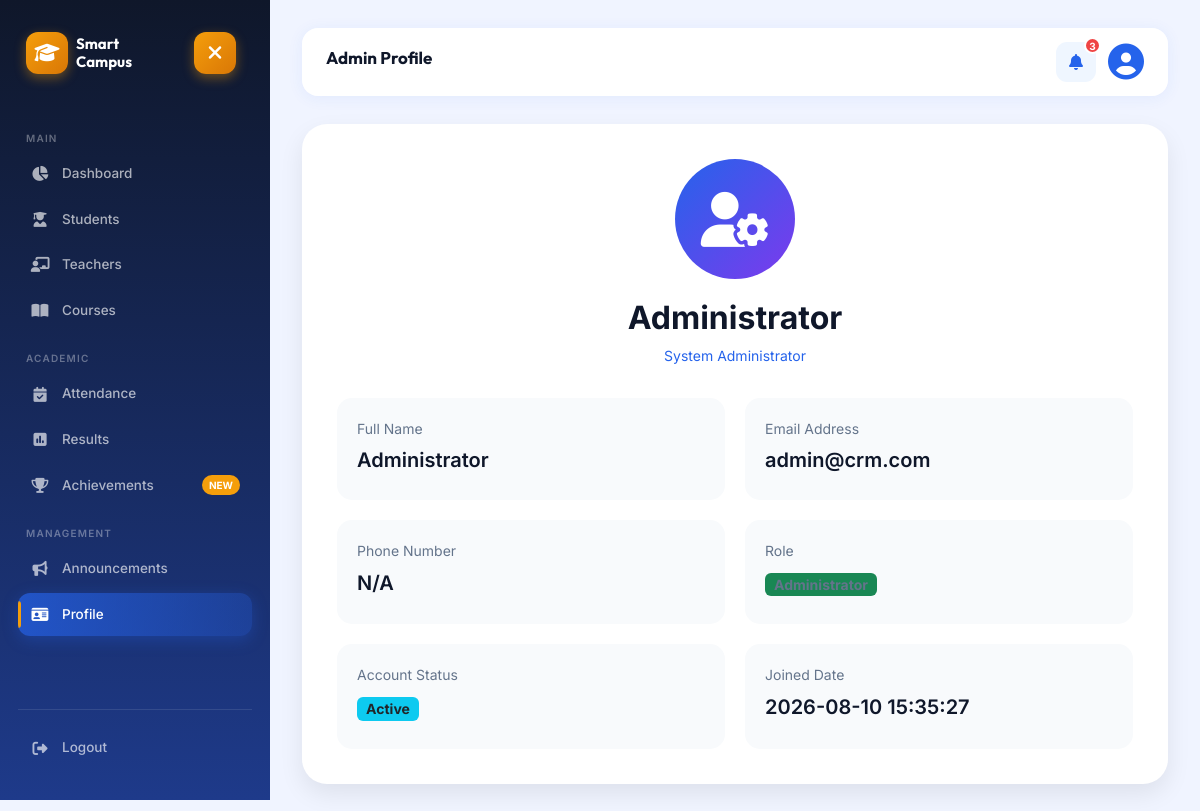
Screenshot of /admin/profile.php (signed in) with the database file from the repository.
### tables this page shows
CREATE TABLE IF NOT EXISTS `users` (
  `id` INT AUTO_INCREMENT PRIMARY KEY,
  `college_id` INT DEFAULT 1,
  `college_name` VARCHAR(150) DEFAULT 'Smart Campus Main Institute',
  `first_name` VARCHAR(50),
  `last_name` VARCHAR(50),
  `full_name` VARCHAR(100) NOT NULL,
  `email` VARCHAR(100) UNIQUE NOT NULL,
  `password` VARCHAR(255) NOT NULL,
  `role` ENUM('admin','teacher','student','parent') NOT NULL DEFAULT 'student',
  `status` VARCHAR(20) DEFAULT 'Active',
  `created_at` TIMESTAMP DEFAULT CURRENT_TIMESTAMP
);

### admin/profile.php (the view, shortened to what this page needs)
<?php
include "../config/db.php";
$email = $_SESSION['email'];
$stmt = $conn->prepare("SELECT * FROM users WHERE email=? AND role='admin'");
$stmt->bind_param("s", $email);
$stmt->execute();
$adminUser = $stmt->get_result()->fetch_assoc();
?>
<!DOCTYPE html>
<html>
<head>
<link href="https://cdn.jsdelivr.net/npm/bootstrap@5.3.3/dist/css/bootstrap.min.css" rel="stylesheet">
<link rel="stylesheet" href="https://cdnjs.cloudflare.com/ajax/libs/font-awesome/6.5.2/css/all.min.css">
<link rel="stylesheet" href="../assets/css/dashboard.css">
</head>
<body>
<?php include "../includes/sidebar.php"; ?>
<div class="main">
<?php
include "../includes/topbar.php";
?>
<div class="profile-container mt-4">
    <div class="profile-header">
        <div class="profile-icon">
            <i class="fa-solid fa-user-gear"></i>
        </div>
        <h2><?php echo htmlspecialchars($adminUser['full_name']); ?></h2>
        <p class="text-primary font-weight-bold">System Administrator</p>
    </div>
    <div class="info-grid">
        <div class="info-card">
            <span>Full Name</span>
            <h5><?php echo htmlspecialchars($adminUser['full_name']); ?></h5>
        </div>
        <div class="info-card">
            <span>Email Address</span>
            <h5><?php echo htmlspecialchars($adminUser['email']); ?></h5>
        </div>
        <div class="info-card">
            <span>Phone Number</span>
            <h5><?php echo htmlspecialchars($adminUser['phone'] ?? 'N/A'); ?></h5>
        </div>
        <div class="info-card">
            <span>Role</span>
            <h5><span class="badge bg-success">Administrator</span></h5>
        </div>
        <div class="info-card">
            <span>Account Status</span>
            <h5><span class="badge bg-info text-dark"><?php echo htmlspecialchars($adminUser['status'] ?? 'Active'); ?></span></h5>
        </div>
        <div class="info-card">
            <span>Joined Date</span>
            <h5><?php echo htmlspecialchars($adminUser['created_at'] ?? 'N/A'); ?></h5>
        </div>
    </div>
</div>
</div>
</body>
</html>

### assets/css/dashboard.css (style rules this page uses)
:root { --primary: #2563EB; --primary-dark: #1E40AF; --primary-light: #EFF6FF; --accent: #F59E0B; --accent-dark: #D97706; --success: #10B981; --danger: #EF4444; --warning: #F59E0B; --info: #06B6D4; --purple: #8B5CF6; --pink: #EC4899; --sidebar-bg: linear-gradient(180deg,#0F172A 0%,#1E3A8A 100%); --body-bg: #F0F4FF; --card-bg: #FFFFFF; --card-radius: 18px; --card-shadow: 0 4px 24px rgba(37,99,235,0.08); --card-hover-shadow: 0 12px 40px rgba(37,99,235,0.18); --border: rgba(226,232,240,0.7); --text-primary: #0F172A; --text-secondary: #475569; --text-muted: #94A3B8; --sidebar-width: 270px; --topbar-h: 80px; --transition: all 0.3s cubic-bezier(0.4,0,0.2,1); }
*, *::before, *::after { margin: 0; padding: 0; box-sizing: border-box; }
body { background: var(--body-bg); color: var(--text-primary); font-family: 'Inter', sans-serif; font-size: 14px; line-height: 1.6; overflow-x: hidden; }
.main, .main-content { margin-left: var(--sidebar-width); width: calc(100% - var(--sidebar-width)); min-height: 100vh; padding: 28px 32px; background: var(--body-bg); transition: var(--transition); }
.mt-4 { margin-top: 24px !important; }
.text-primary { color: var(--primary) !important; }

### admin/profile.php (style rules this page uses)
.profile-container { background:white; padding:35px; border-radius:25px; box-shadow:0 10px 25px rgba(0,0,0,.08); }
.profile-header { text-align:center; margin-bottom:30px; }
.profile-icon { height:120px; width:120px; border-radius:50%; background:linear-gradient(135deg,#2563eb,#7c3aed); color:white; display:flex; align-items:center; justify-content:center; font-size:55px; margin:auto; }
.profile-header h2 { margin-top:20px; font-weight:700; }
.info-grid { display:grid; grid-template-columns:repeat(2,1fr); gap:20px; }
.info-card { background:#f8fafc; padding:20px; border-radius:15px; }
.info-card span { color:#64748b; font-size:14px; }
.info-card h5 { margin-top:8px; font-weight:600; }

### rows the page displays
users: full_name "Administrator", email "admin@crm.com", status "Active", created_at "2026-08-10 15:35:27"

### other values shown
$titleText "Admin Profile"
count($notifications) "3"
$adminUser['phone'] "N/A"
